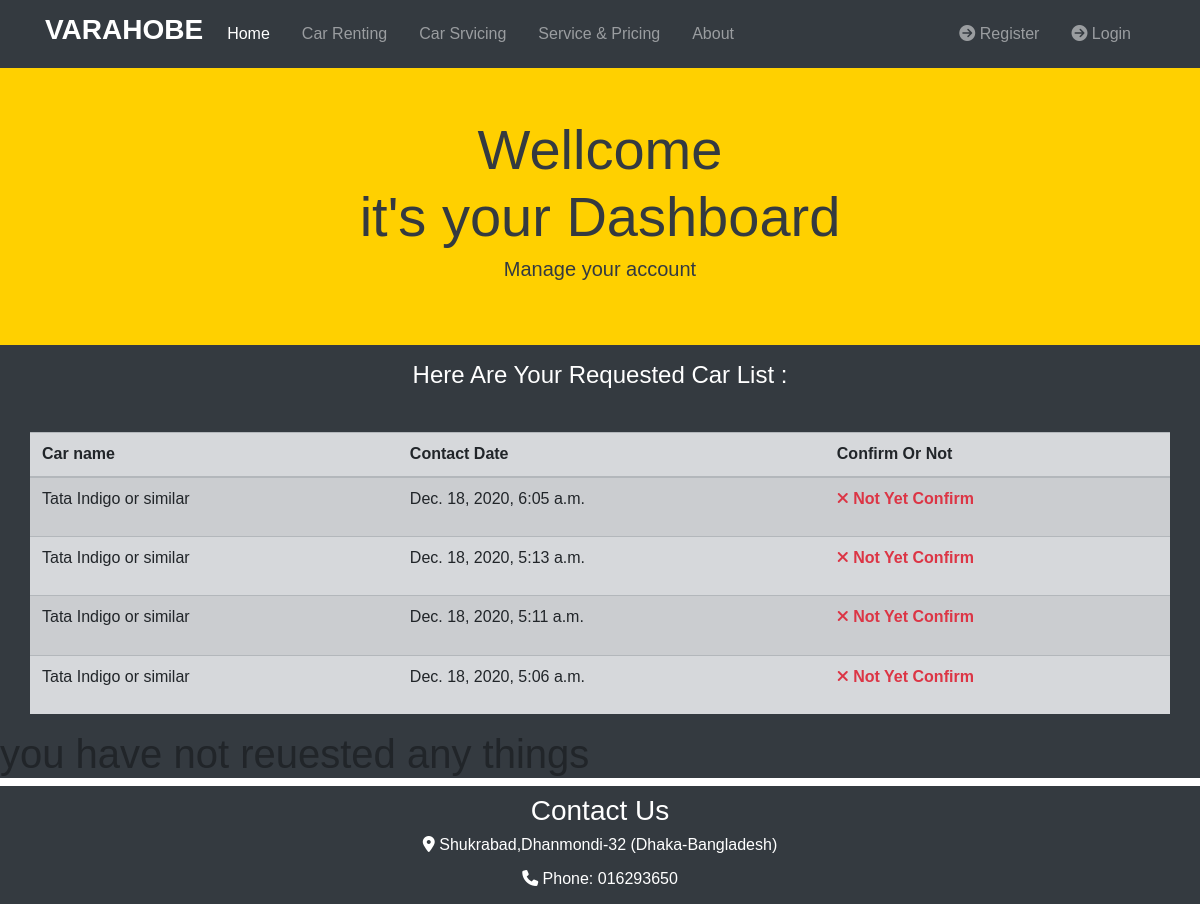
The page /accounts/dashboard/ on the database its author committed.
### contacts/models.py (models this page shows, shortened)
class Car_Request(models.Model):
    car_id=models.IntegerField(null=True)
    car_name=models.CharField(max_length=50)
    user_id=models.IntegerField(null=True)
    name=models.CharField(max_length=50)
    email=models.CharField(max_length=50)
    phone=models.CharField(max_length=50)
    message=models.TextField(blank=True)
    contact_date=models.DateTimeField(default=datetime.now,blank=True)
    confirm=models.BooleanField(default=False)
    user_id=models.IntegerField(null=True)

### accounts/views.py (the view)
# urls.py: path('dashboard/',views.dashboard,name='dashboard'),
def dashboard(request):
    interested_car_details=Car_Request.objects.order_by('-contact_date').filter(user_id=request.user.id)
    interested_servicing_details=Service_Request.objects.order_by('-contact_date').filter(user_id=request.user.id)
    context={
        'interested_car_details':interested_car_details,
        'interested_servicing_details':interested_servicing_details,
        }
    return render(request,'accounts/dashboard.html',context)

### templates/accounts/dashboard.html (shortened to what this page needs)
{% extends 'pages/base.html' %}
{% block content %}
<section class="dash-heading py-5 text-dark ">
  <div class="container">
    <div class="row text-center">
      <div class="col-md-12">
        <div class="text-center">
          <h1 class="display-4">Wellcome <strong> {{user.username}} </strong> <br> it's your Dashboard</h1>
          <p class="lead">Manage your account</p>
        </div>
      </div>
    </div>
  </div>
</section>
<section class="dash-body bg-dark">
  <div class="intersested-car">
    {% if interested_car_details %}
    <h4 class="text-center text-white py-3">Here Are Your Requested Car List : </h4>
    <br>
    <table class="table container table-secondary table-striped">
      <thead>
        <tr>
          <th scope="col">Car name</th>
          <th scope="col">Contact Date</th>
          <th>Confirm Or Not</th>
        </tr>
      </thead>
      <tbody>
        {% for i in interested_car_details %}
        <tr>
          <td>{{ i.car_name }}</td>
          <td>{{ i.contact_date }}</td>
          <td>
            {% if i.confirm %}
            <p class="text-success"> <strong> <i class="fa fa-check-square-o" aria-hidden="true"></i> We Confirm you
                car.<br> You will get car in your door Soon </strong></p>
            {% else %}
            <p class="text-danger"> <strong> <i class="fa fa-times" aria-hidden="true"></i> Not Yet Confirm </strong>
            </p>
            {% endif %}
          </td>
        </tr>
        {% endfor %}
      </tbody>
    </table>
    {% else %}
    <h1>you have not reuested any things</h1>
    {% endif %}
  </div>
  <div class="interested-servicing">
    {% if interested_servicing_details %}
    <h4 class="text-center pt-5 text-white">Here Are Your Requested servicing : </h4>
    <table class="table container table-secondary table-striped my-4 border-red-3">
      <thead>
        <tr>
          <th scope="col">Service name</th>
          <th scope="col">Problem Shortly</th>
          <th>Contact Date</th>
          <th>Confirm Or Not</th>
        </tr>
      </thead>
      <tbody>
        {% for i in interested_servicing_details %}
        <tr>
          <td>{{ i.service_name }}</td>
          <td>{{ i.problem_shortly }}</td>
          <td>{{ i.contact_date }}</td>
          <td>
            {% if i.confirm %}
            <p class="text-success"> <strong><i class="fa fa-check-square-o" aria-hidden="true"></i> We Confirm your
                servicing Requested. <br> We Wll reach you Soon .</strong> </p>
            {% else %}
            <p> <strong> <i class="fa fa-times" aria-hidden="true"></i> Not Yet Confirm </strong> </p>
            {% endif %}
          </td>
        </tr>
        {% endfor %}
      </tbody>
    </table>
    {% else %}
    <h1>you have not reuested any things</h1>
    {% endif %}
  </div>
</section>
{% endblock %}

### CarRental/static/css/style.css (style rules this page uses)
body { font-family: 'montserrat',sans-serif; font:var(--dark) }
:root { --pure:#ffffff; --yellow:#FFD000; }
.dash-heading { background-color: var(--yellow); }

### rows shown on the page
Car_Request: car_name "Tata Indigo or similar", contact_date "Dec. 18, 2020, 6:05 a.m.", confirm False (drawn)
Car_Request: car_name "Tata Indigo or similar", contact_date "Dec. 18, 2020, 5:13 a.m.", confirm False (drawn)
Car_Request: car_name "Tata Indigo or similar", contact_date "Dec. 18, 2020, 5:11 a.m.", confirm False (drawn)
Car_Request: car_name "Tata Indigo or similar", contact_date "Dec. 18, 2020, 5:06 a.m.", confirm False (drawn)
